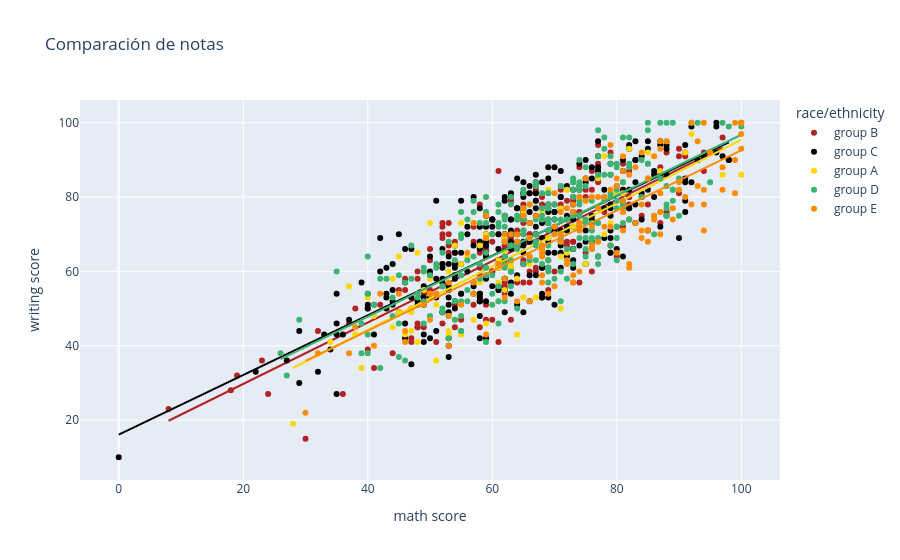

Notebook code cell kept with this figure:
### Code cell
# Existe alguna correlación entre las notas de matemáticas y escritura

fig = px.scatter(df, x="math score", y="writing score", color="race/ethnicity", title = "Comparación de notas",
                color_discrete_map={"group A": "gold", "group B": "firebrick",
                                    "group C": "black", "group D": "mediumseagreen",
                                    "group E": "darkorange"},
                trendline="ols")
fig.show()

### Figure 1 — Plotly figure (JSON) as saved in the notebook; plotly's stock layout.template omitted (floating-point values rounded to 4 significant figures; data arrays with more than 128 entries replaced by an {"elided": "..."} marker saying what was removed)
{"data": [{"hovertemplate": "race/ethnicity=group B<br>math score=%{x}<br>writing score=%{y}<extra></extra>", "legendgroup": "group B", "marker": {"color": "firebrick", "symbol": "circle"}, "mode": "markers", "name": "group B", "orientation": "v", "showlegend": true, "type": "scatter", "x": {"elided": "190 int values"}, "xaxis": "x", "y": {"elided": "190 int values"}, "yaxis": "y"}, {"hovertemplate": "<b>OLS trendline</b><br>writing score = 0.825553 * math score + 13.2165<br>R<sup>2</sup>=0.667912<br><br>race/ethnicity=group B<br>math score=%{x}<br>writing score=%{y} <b>(trend)</b><extra></extra>", "legendgroup": "group B", "marker": {"color": "firebrick", "symbol": "circle"}, "mode": "lines", "name": "group B", "showlegend": false, "type": "scatter", "x": {"elided": "190 int values"}, "xaxis": "x", "y": {"elided": "190 float values"}, "yaxis": "y"}, {"hovertemplate": "race/ethnicity=group C<br>math score=%{x}<br>writing score=%{y}<extra></extra>", "legendgroup": "group C", "marker": {"color": "black", "symbol": "circle"}, "mode": "markers", "name": "group C", "orientation": "v", "showlegend": true, "type": "scatter", "x": {"elided": "319 int values"}, "xaxis": "x", "y": {"elided": "319 int values"}, "yaxis": "y"}, {"hovertemplate": "<b>OLS trendline</b><br>writing score = 0.802358 * math score + 16.1044<br>R<sup>2</sup>=0.632596<br><br>race/ethnicity=group C<br>math score=%{x}<br>writing score=%{y} <b>(trend)</b><extra></extra>", "legendgroup": "group C", "marker": {"color": "black", "symbol": "circle"}, "mode": "lines", "name": "group C", "showlegend": false, "type": "scatter", "x": {"elided": "319 int values"}, "xaxis": "x", "y": {"elided": "319 float values"}, "yaxis": "y"}, {"hovertemplate": "race/ethnicity=group A<br>math score=%{x}<br>writing score=%{y}<extra></extra>", "legendgroup": "group A", "marker": {"color": "gold", "symbol": "circle"}, "mode": "markers", "name": "group A", "orientation": "v", "showlegend": true, "type": "scatter", "x": [47, 78, 50, 73, 55, 39, 62, 41, 80, 50, 58, 54, 51, 57, 62, 77, 72, 68, 47, 46, 81, 69, 28, 63, 49, 44, 71, 66, 38, 48, 53, 49, 59, 65, 47, 59, 79, 75, 72, 77, 59, 79, 65, 68, 64, 97, 92, 91, 40, 61, 55, 48, 71, 53, 82, 100, 71, 68, 65, 53, 59, 87, 62, 55, 37, 58, 72, 75, 51, 45, 45, 85, 61, 64, 75, 61, 50, 34, 69, 67, 61, 56, 66, 53, 54, 78, 57, 44, 63], "xaxis": "x", "y": [44, 70, 58, 72, 62, 34, 55, 48, 81, 54, 67, 47, 51, 47, 69, 68, 74, 64, 49, 43, 81, 69, 19, 61, 60, 58, 77, 62, 43, 41, 43, 55, 80, 53, 50, 69, 73, 62, 65, 85, 46, 82, 76, 66, 43, 86, 97, 92, 53, 52, 73, 65, 50, 48, 93, 86, 64, 76, 74, 44, 70, 87, 65, 43, 56, 57, 82, 74, 36, 49, 64, 92, 57, 58, 79, 63, 73, 41, 82, 53, 61, 64, 64, 60, 67, 91, 54, 45, 62], "yaxis": "y"}, {"hovertemplate": "<b>OLS trendline</b><br>writing score = 0.852241 * math score + 10.1512<br>R<sup>2</sup>=0.640257<br><br>race/ethnicity=group A<br>math score=%{x}<br>writing score=%{y} <b>(trend)</b><extra></extra>", "legendgroup": "group A", "marker": {"color": "gold", "symbol": "circle"}, "mode": "lines", "name": "group A", "showlegend": false, "type": "scatter", "x": [28, 34, 37, 38, 39, 40, 41, 44, 44, 45, 45, 46, 47, 47, 47, 48, 48, 49, 49, 50, 50, 50, 51, 51, 53, 53, 53, 53, 54, 54, 55, 55, 55, 56, 57, 57, 58, 58, 59, 59, 59, 59, 61, 61, 61, 61, 62, 62, 62, 63, 63, 64, 64, 65, 65, 65, 66, 66, 67, 68, 68, 68, 69, 69, 71, 71, 71, 72, 72, 72, 73, 75, 75, 75, 77, 77, 78, 78, 79, 79, 80, 81, 82, 85, 87, 91, 92, 97, 100], "xaxis": "x", "y": [34.01, 39.13, 41.68, 42.54, 43.39, 44.24, 45.09, 47.65, 47.65, 48.5, 48.5, 49.35, 50.21, 50.21, 50.21, 51.06, 51.06, 51.91, 51.91, 52.76, 52.76, 52.76, 53.62, 53.62, 55.32, 55.32, 55.32, 55.32, 56.17, 56.17, 57.02, 57.02, 57.02, 57.88, 58.73, 58.73, 59.58, 59.58, 60.43, 60.43, 60.43, 60.43, 62.14, 62.14, 62.14, 62.14, 62.99, 62.99, 62.99, 63.84, 63.84, 64.69, 64.69, 65.55, 65.55, 65.55, 66.4, 66.4, 67.25, 68.1, 68.1, 68.1, 68.96, 68.96, 70.66, 70.66, 70.66, 71.51, 71.51, 71.51, 72.36, 74.07, 74.07, 74.07, 75.77, 75.77, 76.63, 76.63, 77.48, 77.48, 78.33, 79.18, 80.03, 82.59, 84.3, 87.71, 88.56, 92.82, 95.38], "yaxis": "y"}, {"hovertemplate": "race/ethnicity=group D<br>math score=%{x}<br>writing score=%{y}<extra></extra>", "legendgroup": "group D", "marker": {"color": "mediumseagreen", "symbol": "circle"}, "mode": "markers", "name": "group D", "orientation": "v", "showlegend": true, "type": "scatter", "x": {"elided": "262 int values"}, "xaxis": "x", "y": {"elided": "262 int values"}, "yaxis": "y"}, {"hovertemplate": "<b>OLS trendline</b><br>writing score = 0.815714 * math score + 15.1965<br>R<sup>2</sup>=0.611124<br><br>race/ethnicity=group D<br>math score=%{x}<br>writing score=%{y} <b>(trend)</b><extra></extra>", "legendgroup": "group D", "marker": {"color": "mediumseagreen", "symbol": "circle"}, "mode": "lines", "name": "group D", "showlegend": false, "type": "scatter", "x": {"elided": "262 int values"}, "xaxis": "x", "y": {"elided": "262 float values"}, "yaxis": "y"}, {"hovertemplate": "race/ethnicity=group E<br>math score=%{x}<br>writing score=%{y}<extra></extra>", "legendgroup": "group E", "marker": {"color": "darkorange", "symbol": "circle"}, "mode": "markers", "name": "group E", "orientation": "v", "showlegend": true, "type": "scatter", "x": {"elided": "140 int values"}, "xaxis": "x", "y": {"elided": "140 int values"}, "yaxis": "y"}, {"hovertemplate": "<b>OLS trendline</b><br>writing score = 0.809187 * math score + 11.6718<br>R<sup>2</sup>=0.691712<br><br>race/ethnicity=group E<br>math score=%{x}<br>writing score=%{y} <b>(trend)</b><extra></extra>", "legendgroup": "group E", "marker": {"color": "darkorange", "symbol": "circle"}, "mode": "lines", "name": "group E", "showlegend": false, "type": "scatter", "x": {"elided": "140 int values"}, "xaxis": "x", "y": {"elided": "140 float values"}, "yaxis": "y"}], "layout": {"legend": {"title": {"text": "race/ethnicity"}, "tracegroupgap": 0}, "title": {"text": "Comparación de notas"}, "xaxis": {"anchor": "y", "domain": [0, 1], "title": {"text": "math score"}}, "yaxis": {"anchor": "x", "domain": [0, 1], "title": {"text": "writing score"}}}}
